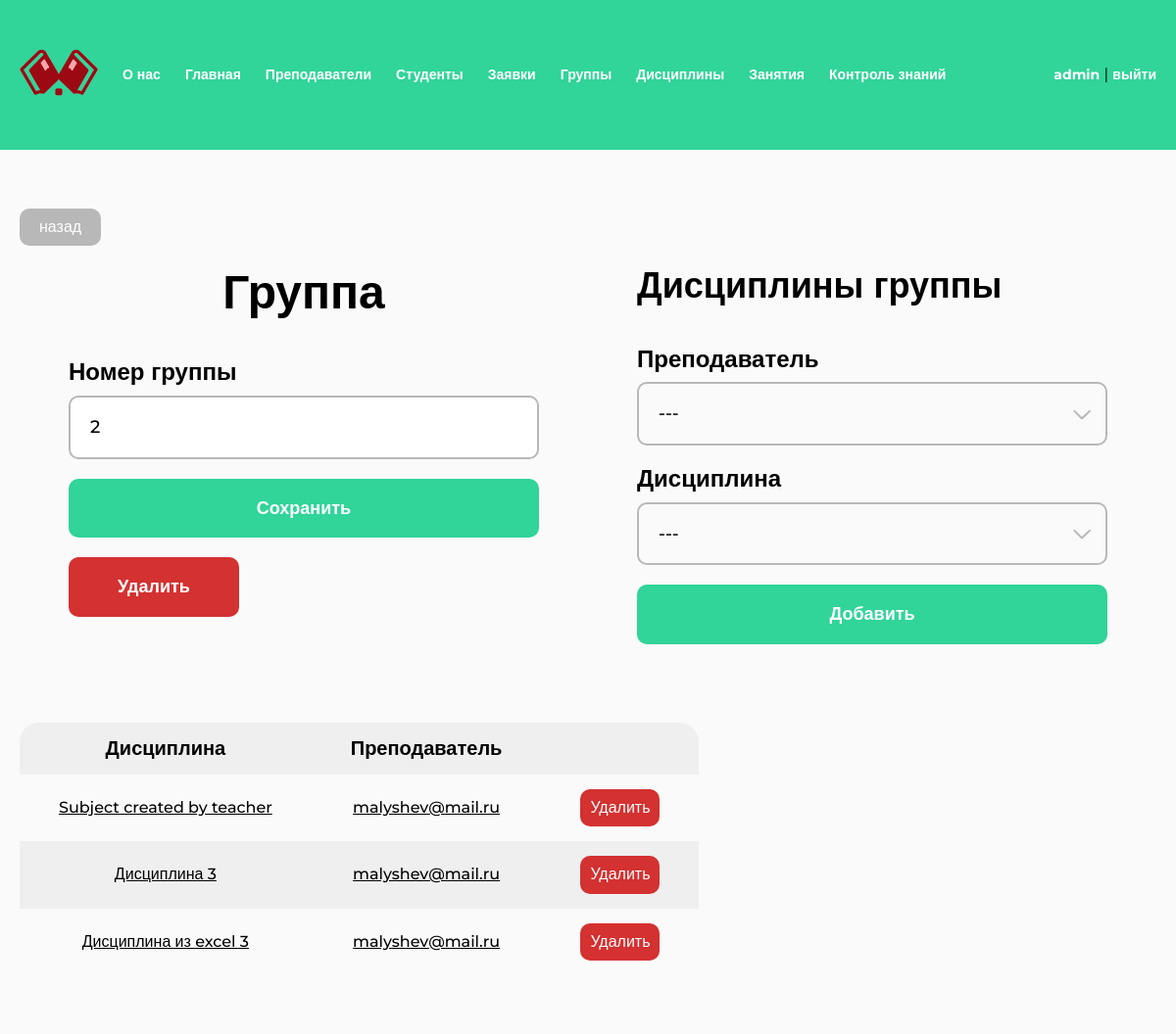
Page /group/2/ (signed in) on the committed database.
### study/models.py (models this page shows, shortened)
class Group(models.Model):
    number = models.CharField(max_length=32)
    students = models.ManyToManyField(User, blank=True)
    class Meta:
        verbose_name = "Группа"
        verbose_name_plural = "Группы"

class TeacherGroupSubject(models.Model):
    teacher = models.ForeignKey(User, related_name="subjects", on_delete=models.CASCADE)
    subject = models.ForeignKey(Subject, related_name="items", on_delete=models.CASCADE)
    group = models.ForeignKey(Group, related_name="subjects", on_delete=models.CASCADE)
    class Meta:
        verbose_name = "Дисциплина группы"
        verbose_name_plural = "Дисциплины групп"

class Subject(models.Model):
    name = models.CharField(max_length=128)
    class Meta:
        verbose_name = "Дисциплина"
        verbose_name_plural = "Дисциплины"
    def __str__(self):
        return self.name

### study/views.py (the view, shortened to what this page needs)
# urls.py: path("group/<int:pk>/", views.GroupEditView.as_view(), name="group"),
@method_decorator(admin_only, name="dispatch")
class GroupEditView(LoginRequiredMixin, View):
    def get(self, request, pk, *args, **kwargs):
        group = get_object_or_404(Group, pk=pk)
        form = GroupForm(instance=group)
        subjects_form = TeacherGroupSubjectForm()
        teachers = User.objects.filter(profile__type=2)
        subjects = Subject.objects.all()
        return render(
            request,
            "study/group/edit.html",
            {
                "form": form,
                "subjects_form": subjects_form,
                "group": group,
                "teachers": teachers,
                "subjects": subjects,
            }
        )

### study/forms.py
class GroupForm(forms.ModelForm):
    class Meta:
        model = Group
        fields = ("number", )
        labels = {"number": "Номер группы"}
    def __init__(self, *args, **kwargs):
        super(GroupForm, self).__init__(*args, **kwargs)
        for visible in self.visible_fields():
            visible.field.widget.attrs['class'] = 'form__input'

class TeacherGroupSubjectForm(forms.ModelForm):
    class Meta:
        model = TeacherGroupSubject
        fields = ("teacher", "subject")
        labels = {"teacher": "Преподаватель", "subject": "Дисциплина"}
    def __init__(self, *args, **kwargs):
        super(TeacherGroupSubjectForm, self).__init__(*args, **kwargs)
        for visible in self.visible_fields():
            visible.field.widget.attrs['class'] = 'form__input'

### study/templates/study/group/edit.html (shortened to what this page needs)
{% extends "base.html" %}
{% load util %}
{% load static %}
{% block extra_css %}
<link rel="stylesheet" href="{% static 'css/select.css' %}">
<link rel="stylesheet" href="{% static 'css/table.css' %}">
{% endblock %}
{% block content %}
<a href="{% url 'groups' %}" class="back">назад</a>
<section class="section-teachers">
    <div class="form">
        <h1 class="h1 h1_center">Группа</h1>
        <form action="." method="POST" class="form mt-40">
            <div class="form__item">
                <label for="{{ form.number.id_for_label }}" class="form__label">{{ form.number.label }}</label>
                {{ form.number }}
            </div>
            <div class="form__item">
                <button type="submit" class="btn">Сохранить</button>
            </div>
            <div class="form__item">
                <a href="{% url 'group-delete' group.pk %}" class="btn btn_red confirm submit">Удалить</a>
            </div>
        </form>
    </div>
    <div class="form">
        <h2 class="h2">Дисциплины группы</h2>
        <form action="{% url 'group-add-subject' group.pk %}" method="POST" class="form mt-40">
            <div class="form__item">
                <label for="{{ subjects_form.teacher.id_for_label }}" class="form__label">{{ subjects_form.teacher.label }}</label>
                <div class="form__input select" role="close">
                    <div class="select__selected">---</div>
                    <div class="select__icon">
                    </div>
                </div>
            </div>
            <div class="form__item">
                <label for="{{ subjects_form.subject.id_for_label }}" class="form__label">{{ subjects_form.subject.label }}</label>
                <div class="form__input select" role="close">
                    <div class="select__selected">---</div>
                    <div class="select__icon">
                    </div>
                </div>
            </div>
            <div class="form__item">
                <button type="submit" class="btn">Добавить</button>
            </div>
        </form>
    </div>
</section>
<section class="section-subjects mt-40">
    <div class="table-wrapper mt-40">
        <table class="table mt-40">
            <thead>
                <tr>
                    <th>Дисциплина</th>
                    <th>Преподаватель</th>
                    <th></th>
                </tr>
            </thead>
            <tbody>
                {% for subject in group.subjects.all %}
                <tr>
                    <td><a href="{% url 'subject' subject.subject.pk %}">{{ subject.subject }}</a></td>
                    <td><a href="{% url 'teacher' subject.teacher.pk %}">{{ subject.teacher }}</a></td>
                    <td><a href="{% url 'group-remove-subject' subject.pk %}" class="btn btn-table btn_red confirm">Удалить</a></td>
                </tr>
                {% endfor %}
            </tbody>
        </table>
    </div>
</section>
{% endblock %}

### templates/base.html (shortened to what this page needs)
{% load static %}
<!DOCTYPE html>
<html lang="ru">
<head>
	<link rel="stylesheet" href="{% static 'css/reset.css' %}">
	<link rel="stylesheet" href="{% static 'css/main.css' %}">
	<link rel="stylesheet" href="{% static 'css/menu.css' %}">
    {% block extra_css %}{% endblock %}
</head>
<body>
	<header class="header">
		<div class="container">
			<ul class="header-menu">
				<li><a href="{% url 'index' %}" class="logo"><img src="{% static 'img/logo.png' %}" alt=""></a></li>
				<li><a href="{% url 'about' %}">О нас</a></li>
				{% if user.is_authenticated %}
				<li><a href="{% url 'index' %}">Главная</a></li>
				{% if user.profile.type == 1 %}
				<li><a href="{% url 'teachers' %}">Преподаватели</a></li>
				<li><a href="{% url 'students' %}">Студенты</a></li>
				<li><a href="{% url 'applications' %}">Заявки</a></li>
				<li><a href="{% url 'groups' %}">Группы</a></li>
				<li><a href="{% url 'subjects' %}">Дисциплины</a></li>
				<li><a href="{% url 'lessons' %}">Занятия</a></li>
				<li><a href="{% url 'tests' %}">Контроль знаний</a></li>
				{% elif user.profile.type == 2 %}
				<li><a href="{% url 'my-group' %}">Группы</a></li>
				<li><a href="{% url 'my-subjects' %}">Дисциплины</a></li>
				<li><a href="{% url 'my-lessons' %}">Занятия</a></li>
				<li><a href="{% url 'tests' %}">Контроль знаний</a></li>
				{% endif %}
				<li class="header-menu-profile">
					<a href="{% url 'profile' %}">{{ user.username }}</a> | <a href="{% url 'logout' %}">выйти</a>
				</li>
				{% endif%}
			</ul>
		</div>
	</header>
	<main class="main">
		<div class="container">
		    {% block content %}{% endblock %}
		</div>
	</main>
</body>
</html>

### static/css/main.css (style rules this page uses)
:root { --green: #31D499; --red: #D43131; --background: #FAFAFA; --gray: #B8B8B8; --tablePrimary: #EFEFEF; --tableSecondary: #FAFAFA; }
* { padding: 0; margin: 0; box-sizing: border-box; }
html { font-family: "Montserrat", sans-serif; }
body { display: flex; flex-direction: column; min-height: 100vh; height: 100%; }
.container { max-width: 1240px; padding: 0 20px; margin: 0 auto; position: relative; }
.mt-40 { margin-top: 40px; }
.h1 { color: #000; font-size: 48px; font-weight: 700; }
.h1_center { text-align: center; }
.h2 { color: #000; font-size: 36px; font-weight: 700; }
input, textarea { color: #000; font-size: 18px; font-weight: 500; padding: 20px; max-width: 480px; width: 100%; border-radius: 10px; border: 2px solid var(--gray); display: block; }
input::placeholder { color: var(--gray); }
.btn { color: #FFF; font-size: 18px; font-weight: 700; border-radius: 10px; background: var(--green); padding: 20px 50px; text-align: center; cursor: pointer; text-decoration: none; display: block; width: fit-content; }
.btn.btn_red { background: var(--red); }
.btn.btn-table { padding: 10px; font-size: 16px; font-weight: 500; }
button[type='submit'], button.submit { width: 100%; padding: 20px; }
.header { padding: 50px 0; background: var(--green); }
.logo img { width: 100%; max-width: 80px; }
.main { flex: 1 1 100%; padding: 60px 0; background-color: var(--background); }
.form { max-width: 480px; width: 100%; margin-left: auto; margin-right: auto; }
.form__item:not(:last-of-type) { margin-bottom: 20px; }
.form__label { display: block; margin-bottom: 10px; color: #000; font-size: 24px; font-weight: 700; }
.form__label { display: block; }
.back { display: inline-block; margin-bottom: 20px; font-size: 16px; font-weight: 500; text-decoration: none; color: white; border-radius: 10px; background: var(--gray); padding: 10px 20px; }

### static/css/menu.css (style rules this page uses)
ul { list-style: none; }
.header-menu { display: flex; align-items: center; gap: 25px; width: 100%; }
.header-menu a { text-decoration: none; font-weight: 700; color: white; font-size: 14px; }
.header-menu-profile { margin-left: auto; }

### static/css/select.css (style rules this page uses)
.select { color: #000; font-size: 18px; font-weight: 500; padding: 20px; max-width: 480px; width: 100%; border-radius: 10px; border: 2px solid var(--gray); display: block; position: relative; cursor: pointer; }
.select__icon { position: absolute; right: 15px; top: 50%; translate: 0 -50%; transition: rotate 400ms; }

### static/css/table.css (style rules this page uses)
.table-wrapper { width: 100%; overflow-x: auto; }
.table { border-radius: 20px; background: var(--tablePrimary); border-collapse: collapse; }
.table td, .table th { padding: 15px 40px; text-align: center; }
.table th { color: #000; font-size: 20px; font-weight: 700; }
.table td { color: #000; font-size: 16px; font-weight: 500; }
.table a:not(.btn) { color: black; }
.table tbody tr:nth-of-type(2n-1) { background: var(--tableSecondary); }

### study/templates/study/group/edit.html (style rules this page uses)
.section-teachers { display: flex; justify-content: space-between; }

### rows in the picture
Group: number "2"
TeacherGroupSubject: subject "Subject created by teacher", teacher "malyshev@mail.ru"
TeacherGroupSubject: subject "Дисциплина 3", teacher "malyshev@mail.ru"
TeacherGroupSubject: subject "Дисциплина из excel 3", teacher "malyshev@mail.ru"

### other values in the picture
{{ user.username }} "admin"
{{ subjects_form.teacher.label }} "Преподаватель"
{{ subjects_form.subject.label }} "Дисциплина"
